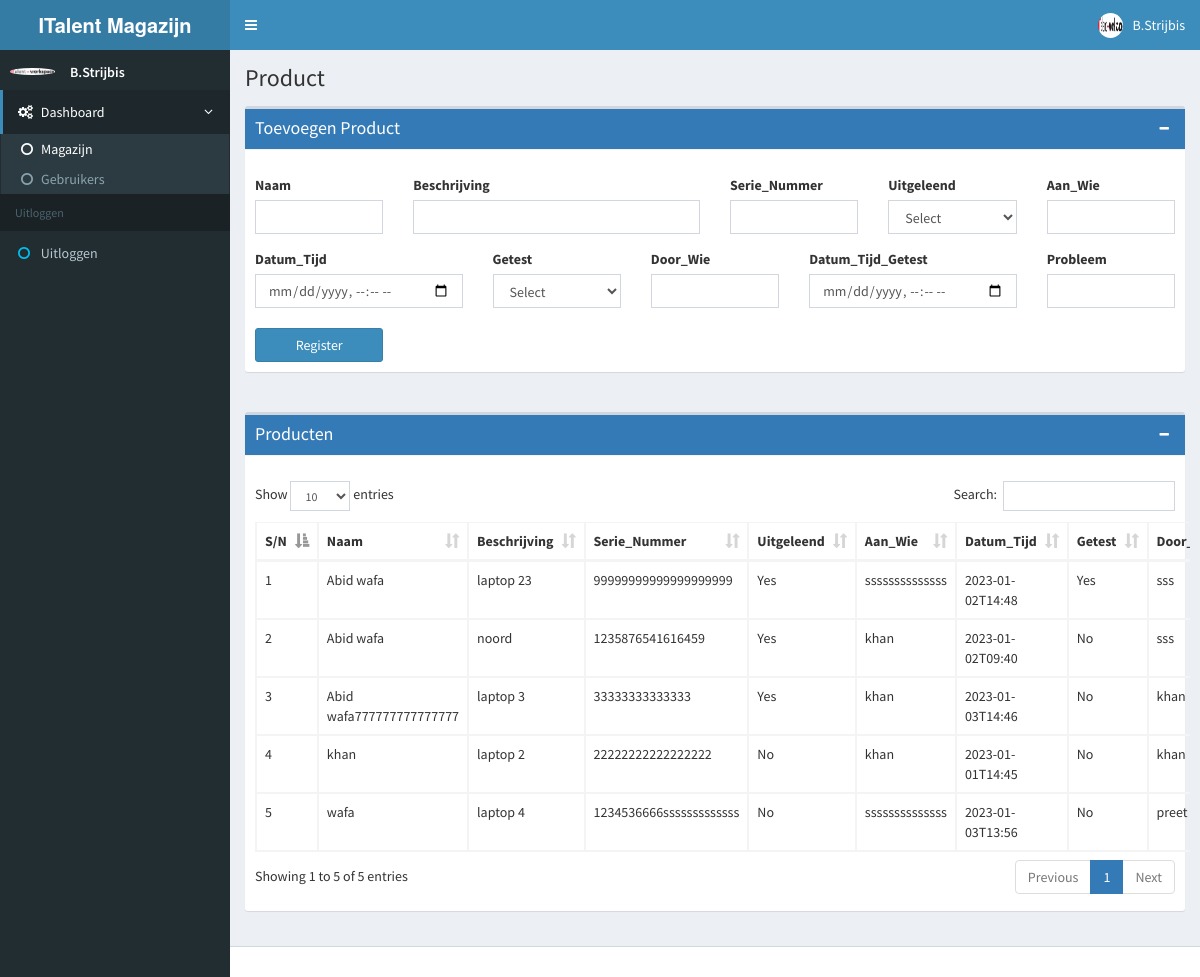
/storage/registration (signed in), run on the app's committed database.
### tables this page shows
CREATE TABLE `form` (
  `id` int(11) NOT NULL,
  `name` varchar(30) NOT NULL,
  `description` varchar(150) NOT NULL,
  `serial_number` varchar(50) NOT NULL,
  `lint_out` varchar(10) NOT NULL,
  `to_who` varchar(30) NOT NULL,
  `date_time` text NOT NULL,
  `tested` varchar(10) NOT NULL,
  `by_who` varchar(25) NOT NULL,
  `date_time_tested` text NOT NULL,
  `problem` varchar(50) NOT NULL
);

### storage/registration.php (the view, shortened to what this page needs)
<?php
include 'config/connection.php';
$query = "select * from `form`
order by `name` asc;";
$stmt = $con->prepare($query);
$stmt->execute();
?>
<!DOCTYPE html>
<html>
<head>
    <?php include 'config/site-css.php';?>
</head>
<body class="hold-transition skin-blue sidebar-mini">
    <div class="wrapper">
        <?php include 'config/top-bar.php';?>
        <?php include 'config/sidebar.php';?>
        <div class="content-wrapper">
            <section class="content-header">
                <h1>
                Product
                </h1>
            </section>
            <section class="content">
                <div class="box">
                    <div class="box-header with-border bg-primary">
                        <h3 class="box-title text-white">Toevoegen Product</h3>
                        <div class="box-tools pull-right">
                            <button class="btn btn-box-tool" data-widget="collapse"><i class="fa fa-minus"></i></button>
                        </div>
                    </div>
                    <div class="box-body">
                        <form method="post" onsubmit="return validate();">
                            <div class="row">
                                <div class="col-lg-2 col-md-2 col-sm-6 col-xs-12">
                                    <label>Naam</label>
                                    <input type="text" id="name" name="name" required class="form-control"
                                        maxlength="30" />
                                </div>
                                <div class="col-lg-4 col-md-4 col-sm-6 col-xs-12">
                                    <label>Beschrijving</label>
                                    <input type="text" id="description" name="description" required class="form-control"
                                        maxlength="30" />
                                </div>
                                <div class="col-lg-2 col-md-2 col-sm-6 col-xs-12">
                                    <label>Serie_Nummer</label>
                                    <input type="text" id="serial_number" name="serial_number" required
                                        class="form-control" maxlength="30" />
                                </div>
                                <div class="col-lg-2 col-md-2 col-sm-6 col-xs-12">
                                    <label>Uitgeleend</label>
                                    <select class="form-control" id="lint_out" name="lint_out">
                                        <option value="">Select</option>
                                    </select>
                                </div>
                                <div class="col-lg-2 col-md-2 col-sm-6 col-xs-12">
                                    <label>Aan_Wie</label>
                                    <input type="text" id="to_who" name="to_who" required class="form-control"
                                        maxlength="30" />
                                </div>
                                <div class="col-lg-3 col-md-3 col-sm-6 col-xs-12">
                                    <label>Datum_Tijd</label>
                                    <input type="datetime-local" id="date_time" name="date_time"
                                        value="YYYY-MM-DDThh:mm" required class="form-control" maxlength="30" />
                                </div>
                                <div class="col-lg-2 col-md-2 col-sm-6 col-xs-12">
                                    <label>Getest</label>
                                    <select class="form-control " id="tested" name="tested">
                                        <option value="">Select</option>
                                    </select>
                                </div>
                                <div class="col-lg-2 col-md-2 col-sm-6 col-xs-12">
                                    <label>Door_Wie</label>
                                    <input type="text" id=" by_who" name=" by_who" required class="form-control"
                                        maxlength="30" />
                                </div>
                                <div class="col-lg-3 col-md-3 col-sm-6 col-xs-12">
                                    <label>Datum_Tijd_Getest</label>
                                    <input type="datetime-local" id=" date_time_tested" name=" date_time_tested"
                                        value="YYYY-MM-DDThh:mm" required class="form-control" maxlength="30" />
                                </div>
                                <div class="col-lg-2 col-md-2 col-sm-6 col-xs-12">
                                    <label> Probleem</label>
                                    <input type="text" id=" problem" name=" problem" required class="form-control"
                                        maxlength="30" />
                                </div>
                                <div class="clearfix">&nbsp;</div>
                                <div class="col-lg-2 col-md-3 col-sm-6 col-xs-12">
                                    <button type="submit" id="submit" name="submit" class="btn btn-primary btn-block"
                                        data-toggle="confirmation" data-placement="top" title=""
                                        data-original-title="Are you sure?">Register</button>
                                </div>
                            </div>
                        </form>
                    </div>
                </div>
                <div class="clearfix">&nbsp;</div>
                <div class="box">
                    <div class="box-header with-border bg-primary">
                        <h3 class="box-title text-white">Producten</h3>
                        <div class="box-tools pull-right">
                            <button class="btn btn-box-tool" data-widget="collapse"><i class="fa fa-minus"></i></button>
                        </div>
                    </div>
                    <div class="box-body">
                        <div class="row">
                            <div class="col-lg-12 col-md-12 col-sm-12 col-12 table-responsive">
                                <table id="all_entries_table" class="table table-bordered">
                                    <thead>
                                        <tr>
                                            <th>S/N</th>
                                            <th>Naam</th>
                                            <th>Beschrijving</th>
                                            <th>Serie_Nummer</th>
                                            <th>Uitgeleend</th>
                                            <th>Aan_Wie</th>
                                            <th>Datum_Tijd</th>
                                            <th>Getest</th>
                                            <th>Door_Wie</th>
                                        </tr>
                                    </thead>
                                    <tbody>
                                        <?php
                                            $counter = 0;
                                            while($r = $stmt->fetch(PDO::FETCH_ASSOC)) {
                                                $counter++;
                                            ?>
                                        <tr>
                                            <td><?php echo $counter;?></td>
                                            <td><?php echo $r['name'];?></td>
                                            <td><?php echo $r['description'];?></td>
                                            <td><?php echo $r['serial_number'];?></td>
                                            <td><?php echo $r['lint_out'];?></td>
                                            <td><?php echo $r['to_who'];?></td>
                                            <td><?php echo $r['date_time'];?></td>
                                            <td><?php echo $r['tested'];?></td>
                                            <td><?php echo $r['by_who'];?></td>
                                        </tr>
                                        <?php } ?>
                                    </tbody>
                                </table>
                            </div>
                        </div>
                    </div>
                </div>
            </section>
        </div>
        <?php include 'config/footer.php';?>
    </div>
</body>
</html>

### storage/config/site-css.php (shortened to what this page needs)
    <link rel="stylesheet" href="assets/bootstrap/css/bootstrap.min.css">
    <link rel="stylesheet" href="https://maxcdn.bootstrapcdn.com/font-awesome/4.4.0/css/font-awesome.min.css">
    <link rel="stylesheet" href="https://code.ionicframework.com/ionicons/2.0.1/css/ionicons.min.css">
     <link rel="stylesheet" href="assets/plugins/datatables/dataTables.bootstrap.css">
    <link rel="stylesheet" href="assets/plugins/iCheck/all.css">
    <link rel="stylesheet" href="assets/plugins/select2/select2.min.css">
    <link rel="stylesheet" href="assets/dist/css/AdminLTE.min.css">
    <link rel="stylesheet" href="assets/dist/css/skins/_all-skins.min.css">
    <link rel="stylesheet" href="assets/plugins/datepicker/datepicker3.css">
<link rel="stylesheet" href="assets/sweat-alerts/sweetalert.css">
<link rel="stylesheet" href="assets/bootstrap/css/custom.css" />

### storage/config/top-bar.php (shortened to what this page needs)
<header class="main-header">
    <a href="" class="logo">
        <span class="logo-lg"><b>ITalent Magazijn</b></span>
    </a>
    <nav class="navbar navbar-static-top" role="navigation">
        <a href="#" class="sidebar-toggle" data-toggle="offcanvas" role="button">
        </a>
        <div class="navbar-custom-menu">
            <ul class="nav navbar-nav">
                <li class="dropdown user user-menu">
                    <a href="#" class="dropdown-toggle" data-toggle="dropdown">
                    <img src="user_images/<?php echo $_SESSION['profile_picture'];?>" class="user-image" alt="User Image">
                        <span class="hidden-xs"><?php echo $_SESSION['full_name'];?></span>
                    </a>
                </li>
            </ul>
        </div>
    </nav>
</header>

### storage/config/sidebar.php
<aside class="main-sidebar">
    <section class="sidebar">
        <div class="user-panel">
            <div class="pull-left image">
            <img src="user_images/<?php echo $_SESSION['profile_picture'];?>" class="img-circle" alt="User Image">
            </div>
            <div class="pull-left info">
                <p><?php echo $_SESSION['full_name']; ?></p>
            </div>
        </div>
        <ul class="sidebar-menu">
            <li class="treeview" id="mnu_entry">
                <a href="#">
                    <i class="fa fa-cogs"></i>
                    <span>Dashboard</span>
                    <i class="fa fa-angle-left pull-right"></i>
                </a>
                <ul class="treeview-menu">
                    <li id="mi_registration"><a href="registration"><i class="fa fa-circle-o"></i>Magazijn</a></li>
                    <li id="mi_users"><a href="users"><i class="fa fa-circle-o"></i>Gebruikers</a></li>
                </ul>
            </li>
            <li class="header">Uitloggen</li>
            <li>
                <a href="logout">
                    <i class="fa fa-circle-o text-aqua"></i>
                    <span>Uitloggen</span>
                </a>
            </li>
        </ul>
    </section>
</aside>

### storage/config/footer.php (shortened to what this page needs)
<footer class="main-footer">
</footer>

### data on the page
form: name "Abid wafa", description "laptop 23", serial_number "99999999999999999999", lint_out "Yes", to_who "ssssssssssssss", date_time "2023-01-02T14:48", tested "Yes", by_who "sss"
form: name "Abid wafa", description "noord", serial_number "1235876541616459", lint_out "Yes", to_who "khan", date_time "2023-01-02T09:40", tested "No", by_who "sss"
form: name "Abid wafa777777777777777", description "laptop 3", serial_number "33333333333333", lint_out "Yes", to_who "khan", date_time "2023-01-03T14:46", tested "No", by_who "khan"
form: name "khan", description "laptop 2", serial_number "22222222222222222", lint_out "No", to_who "khan", date_time "2023-01-01T14:45", tested "No", by_who "khan"
form: name "wafa", description "laptop 4", serial_number "1234536666sssssssssssss", lint_out "No", to_who "ssssssssssssss", date_time "2023-01-03T13:56", tested "No", by_who "preet"

### other printed values
$_SESSION['full_name'] "B.Strijbis"
